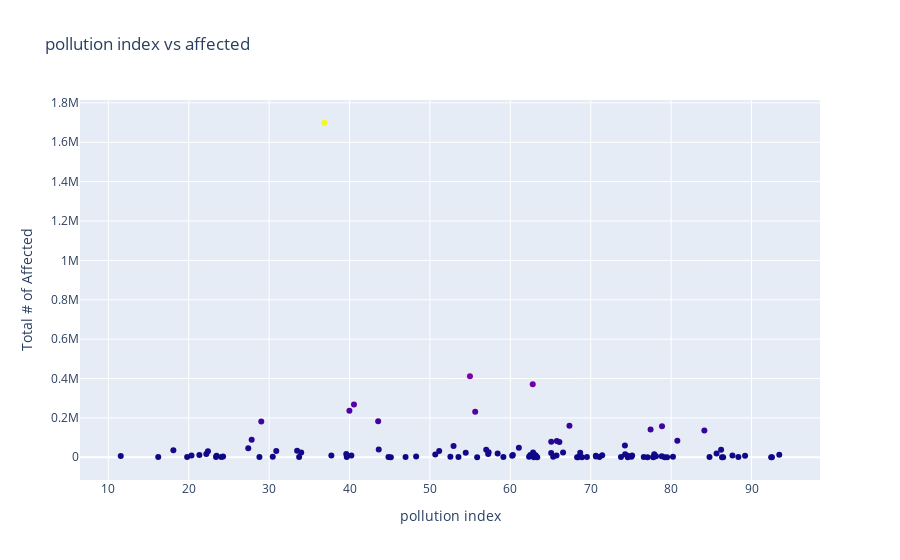

The code cell stored with this chart in its notebook:
### Code cell
df = pd.read_csv('affected+pollution.csv')

correl(df)
